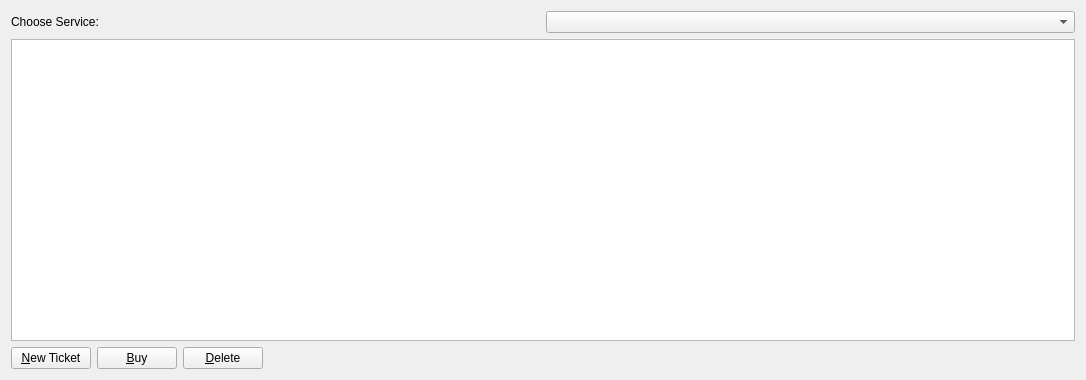
<?xml version="1.0" encoding="UTF-8"?>
<ui version="4.0">
    <class>TicketPage</class>
    <widget class="QWidget" name="TicketPage">
        <property name="geometry">
            <rect>
                <x>0</x>
                <y>0</y>
                <width>1086</width>
                <height>380</height>
            </rect>
        </property>
        <property name="windowTitle">
            <string>Ticket Page</string>
        </property>
        <layout class="QVBoxLayout" name="verticalLayout">
            <item>
                <layout class="QHBoxLayout" name="horizontalLayout">
                    <item>
                        <widget class="QLabel" name="serviceLabel">
                            <property name="text">
                                <string>Choose Service:</string>
                            </property>
                            <property name="alignment">
                                <set>Qt::AlignLeading|Qt::AlignLeft|Qt::AlignVCenter</set>
                            </property>
                        </widget>
                    </item>
                    <item>
                        <widget class="QComboBox" name="ticketService">
                            <property name="toolTip">
                                <string>Choose the ticket service</string>
                            </property>
                        </widget>
                    </item>
                </layout>
            </item>
            <item>
                <widget class="QTableView" name="tableView">
                    <property name="font">
                        <font>
                            <family>Helvetica</family>
                            <weight>50</weight>
                            <bold>false</bold>
                        </font>
                    </property>
                    <property name="contextMenuPolicy">
                        <enum>Qt::CustomContextMenu</enum>
                    </property>
                    <property name="tabKeyNavigation">
                        <bool>false</bool>
                    </property>
                    <property name="alternatingRowColors">
                        <bool>true</bool>
                    </property>
                    <property name="selectionMode">
                        <enum>QAbstractItemView::SingleSelection</enum>
                    </property>
                    <property name="selectionBehavior">
                        <enum>QAbstractItemView::SelectRows</enum>
                    </property>
                    <property name="sortingEnabled">
                        <bool>true</bool>
                    </property>
                    <attribute name="verticalHeaderVisible">
                        <bool>false</bool>
                    </attribute>
                </widget>
            </item>
            <item>
                <layout class="QHBoxLayout" name="bottomLayout">
                    <item>
                        <widget class="QPushButton" name="newTicket">
                            <property name="font">
                                <font>
                                    <family>Helvetica</family>
                                    <weight>50</weight>
                                    <bold>false</bold>
                                </font>
                            </property>
                            <property name="toolTip">
                                <string>Create a new ticket</string>
                            </property>
                            <property name="text">
                                <string>&amp;New Ticket</string>
                            </property>
                        </widget>
                    </item>
                    <item>
                        <widget class="QPushButton" name="buyTicket">
                            <property name="font">
                                <font>
                                    <family>Helvetica</family>
                                    <weight>50</weight>
                                    <bold>false</bold>
                                </font>
                            </property>
                            <property name="toolTip">
                                <string>Buy the currently selected ticket</string>
                            </property>
                            <property name="text">
                                <string>&amp;Buy</string>
                            </property>
                        </widget>
                    </item>
                    <item>
                        <widget class="QPushButton" name="deleteTicket">
                            <property name="font">
                                <font>
                                    <family>Helvetica</family>
                                    <weight>50</weight>
                                    <bold>false</bold>
                                </font>
                            </property>
                            <property name="toolTip">
                                <string>Delete the currently selected ticket</string>
                            </property>
                            <property name="text">
                                <string>&amp;Delete</string>
                            </property>
                        </widget>
                    </item>
                    <item>
                        <spacer name="horizontalSpacer">
                            <property name="orientation">
                                <enum>Qt::Horizontal</enum>
                            </property>
                            <property name="sizeHint" stdset="0">
                                <size>
                                    <width>40</width>
                                    <height>20</height>
                                </size>
                            </property>
                        </spacer>
                    </item>
                </layout>
            </item>
        </layout>
    </widget>
    <resources>
        <include location="../bitcoin.qrc"/>
    </resources>
    <connections/>
</ui>
